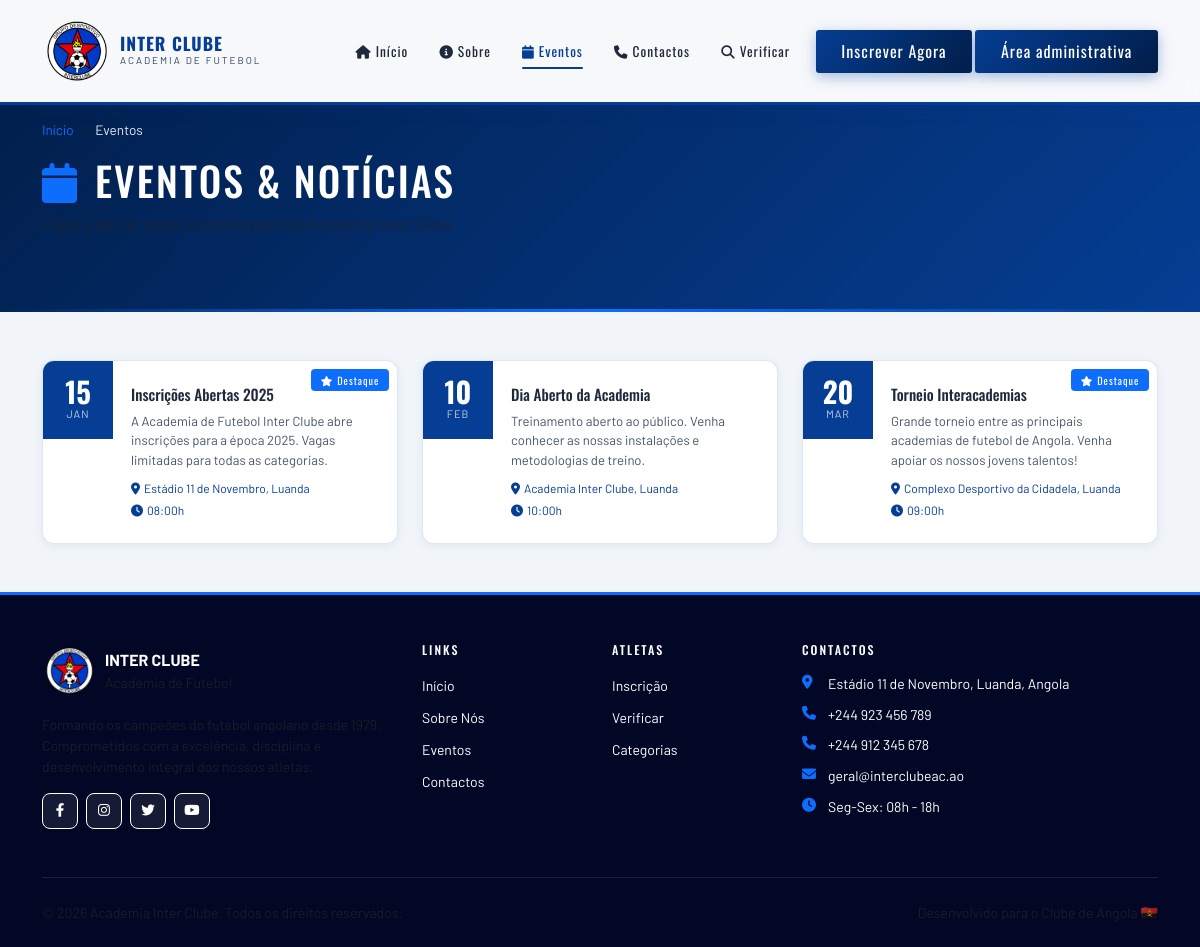
The page /eventos.php on the database its author committed.
### tables this page shows
CREATE TABLE eventos (
    id INT AUTO_INCREMENT PRIMARY KEY,
    titulo VARCHAR(200) NOT NULL,
    descricao TEXT,
    data_evento DATE NOT NULL,
    hora_evento TIME,
    local_evento VARCHAR(200),
    imagem VARCHAR(255),
    publicado TINYINT(1) DEFAULT 0,
    destaque TINYINT(1) DEFAULT 0,
    criado_por INT,
    data_criacao DATETIME DEFAULT CURRENT_TIMESTAMP,
    data_atualizacao DATETIME DEFAULT CURRENT_TIMESTAMP ON UPDATE CURRENT_TIMESTAMP
);

### eventos.php (the view, shortened to what this page needs)
<?php require_once 'includes/config.php';
$db = getDB();
$eventos = $db->query("SELECT * FROM eventos WHERE publicado = 1 ORDER BY data_evento ASC")->fetchAll();
?>
<!DOCTYPE html>
<html lang="pt-AO">
<head>
    <link rel="stylesheet" href="https://cdn.jsdelivr.net/npm/bootstrap@5.3.0/dist/css/bootstrap.min.css">
    <link rel="stylesheet" href="https://cdnjs.cloudflare.com/ajax/libs/font-awesome/6.4.0/css/all.min.css">
    <link rel="stylesheet" href="css/style.css">
</head>
<body>
<nav class="navbar navbar-expand-lg fixed-top" id="mainNav">
    <div class="container">
        <a class="navbar-brand d-flex align-items-center gap-2" href="index.php">
            <div class="logo">
              <img src="img/2431_imgbank_1693590779.png"  width="70px" alt="">
            </div>
            <div class="logo-text">
                <span class="logo-main">INTER CLUBE</span>
                <span class="logo-sub">Academia de Futebol</span>
            </div>
        </a>
        <div class="collapse navbar-collapse" id="navMenu">
            <ul class="navbar-nav ms-auto align-items-lg-center gap-lg-1">
                <li class="nav-item"><a class="nav-link " href="index.php"><i class="fa fa-home me-1"></i>Início</a></li>
                <li class="nav-item"><a class="nav-link" href="sobre.php"><i class="fa fa-info-circle me-1"></i>Sobre</a></li>
                <li class="nav-item"><a class="nav-link active" href="eventos.php"><i class="fa fa-calendar me-1"></i>Eventos</a></li>
                <li class="nav-item"><a class="nav-link" href="contactos.php"><i class="fa fa-phone me-1"></i>Contactos</a></li>
                <li class="nav-item"><a class="nav-link" href="verificar.php"><i class="fa fa-search me-1"></i>Verificar</a></li>
                <li class="nav-item ms-lg-2">
                    <a class="btn btn-ic-primary" href="inscricao.php">
                       Inscrever Agora
                    </a>
                    <a class="btn btn-ic-primary" href="admin/">
                       Área administrativa
                    </a>
                </li>
            </ul>
        </div>
    </div>
</nav>
<div class="page-header">
    <div class="container">
        <nav aria-label="breadcrumb">
            <ol class="breadcrumb">
                <li class="breadcrumb-item"><a href="index.php">Início</a></li>
                <li class="breadcrumb-item active">Eventos</li>
            </ol>
        </nav>
        <h1><i class="fa fa-calendar me-3 text-gold"></i>EVENTOS & NOTÍCIAS</h1>
        <p class="text-muted">Fique a par de todas as actividades da Academia Inter Clube</p>
    </div>
</div>
<section class="form-section py-5">
<div class="container">
    <?php if(empty($eventos)): ?>
    <div class="text-center text-muted py-5">
        <i class="fa fa-calendar fa-3x mb-3" style="color:var(--ic-red)"></i>
        <p>Nenhum evento publicado de momento. Fique atento!</p>
    </div>
    <?php else: ?>
    <div class="row g-4">
        <?php foreach($eventos as $ev): ?>
        <div class="col-md-6 col-lg-4">
            <div class="evento-card h-100">
                <div class="evento-date">
                    <span class="ev-day"><?= date('d', strtotime($ev['data_evento'])) ?></span>
                    <span class="ev-month"><?= strtoupper(date('M', strtotime($ev['data_evento']))) ?></span>
                </div>
                <?php if($ev['destaque']): ?><div class="evento-badge"><i class="fa fa-star me-1"></i>Destaque</div><?php endif; ?>
                <div class="evento-body">
                    <h5><?= htmlspecialchars($ev['titulo']) ?></h5>
                    <p class="mb-2"><?= htmlspecialchars($ev['descricao']) ?></p>
                    <?php if($ev['local_evento']): ?>
                    <div class="evento-meta mb-1"><i class="fa fa-map-marker-alt me-1"></i><?= htmlspecialchars($ev['local_evento']) ?></div>
                    <?php endif; ?>
                    <?php if($ev['hora_evento']): ?>
                    <div class="evento-meta"><i class="fa fa-clock me-1"></i><?= date('H:i', strtotime($ev['hora_evento'])) ?>h</div>
                    <?php endif; ?>
                </div>
            </div>
        </div>
        <?php endforeach; ?>
    </div>
    <?php endif; ?>
</div>
</section>
<footer class="footer">
    <div class="container">
        <div class="row g-4 py-5">
            <div class="col-lg-4">
                <div class="footer-brand d-flex align-items-center gap-2 mb-3">
                    <img src="img/2431_imgbank_1693590779.png" width="55px" alt="">
                    <div>
                        <div class="fw-bold text-white">INTER CLUBE</div>
                        <div class="text-muted small">Academia de Futebol</div>
                    </div>
                </div>
                <p class="text-muted small">Formando os campeões do futebol angolano desde 1979. Comprometidos com a excelência, disciplina e desenvolvimento integral dos nossos atletas.</p>
                <div class="social-links d-flex gap-2 mt-3">
                    <a href="#" class="social-link"><i class="fab fa-facebook-f"></i></a>
                    <a href="#" class="social-link"><i class="fab fa-instagram"></i></a>
                    <a href="#" class="social-link"><i class="fab fa-twitter"></i></a>
                    <a href="#" class="social-link"><i class="fab fa-youtube"></i></a>
                </div>
            </div>
            <div class="col-lg-2 col-6">
                <h6 class="footer-heading">Links</h6>
                <ul class="footer-links">
                    <li><a href="index.php">Início</a></li>
                    <li><a href="sobre.php">Sobre Nós</a></li>
                    <li><a href="eventos.php">Eventos</a></li>
                    <li><a href="contactos.php">Contactos</a></li>
                </ul>
            </div>
            <div class="col-lg-2 col-6">
                <h6 class="footer-heading">Atletas</h6>
                <ul class="footer-links">
                    <li><a href="inscricao.php">Inscrição</a></li>
                    <li><a href="verificar.php">Verificar</a></li>
                    <li><a href="inscricao.php#categorias">Categorias</a></li>
                </ul>
            </div>
            <div class="col-lg-4">
                <h6 class="footer-heading">Contactos</h6>
                <ul class="footer-contact">
                    <li><i class="fa fa-map-marker-alt"></i>Estádio 11 de Novembro, Luanda, Angola</li>
                    <li><i class="fa fa-phone"></i>+244 923 456 789</li>
                    <li><i class="fa fa-phone"></i>+244 912 345 678</li>
                    <li><i class="fa fa-envelope"></i>geral@interclubeac.ao</li>
                    <li><i class="fa fa-clock"></i>Seg-Sex: 08h - 18h</li>
                </ul>
            </div>
        </div>
        <div class="footer-bottom">
            <div class="row align-items-center">
                <div class="col-md-6 text-muted small">
                    &copy; <?= date('Y') ?> Academia Inter Clube. Todos os direitos reservados.
                </div>
                <div class="col-md-6 text-md-end text-muted small">
                    Desenvolvido para o Clube de Angola 🇦🇴
                </div>
            </div>
        </div>
    </div>
</footer>
</body>
</html>

### rows shown on the page
eventos: data_evento "15", data_evento "JAN", destaque 1 (drawn), titulo "Inscrições Abertas 2025", descricao "A Academia de Futebol Inter Clube abre inscrições para a época 2025. Vagas limitadas para todas as categorias.", local_evento "Estádio 11 de Novembro, Luanda", hora_evento "08:00"
eventos: data_evento "10", data_evento "FEB", titulo "Dia Aberto da Academia", descricao "Treinamento aberto ao público. Venha conhecer as nossas instalações e metodologias de treino.", local_evento "Academia Inter Clube, Luanda", hora_evento "10:00"
eventos: data_evento "20", data_evento "MAR", destaque 1 (drawn), titulo "Torneio Interacademias", descricao "Grande torneio entre as principais academias de futebol de Angola. Venha apoiar os nossos jovens talentos!", local_evento "Complexo Desportivo da Cidadela, Luanda", hora_evento "09:00"
